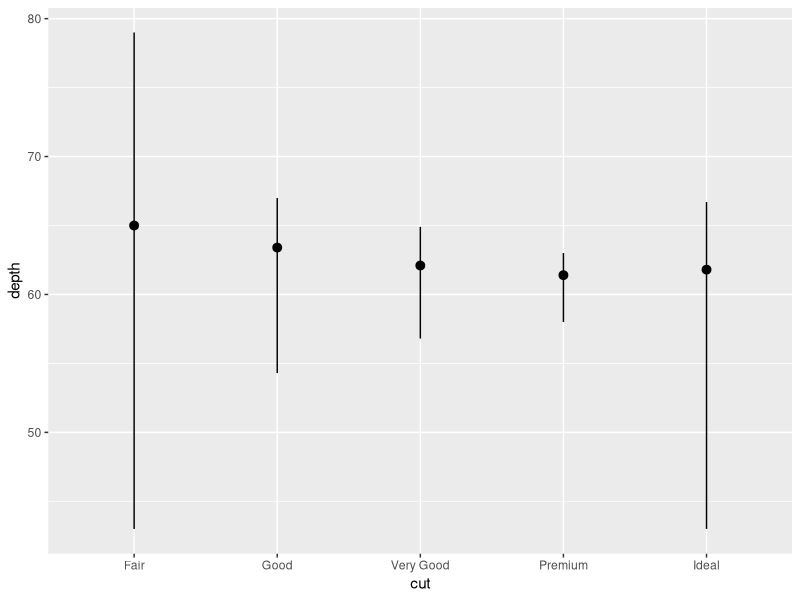
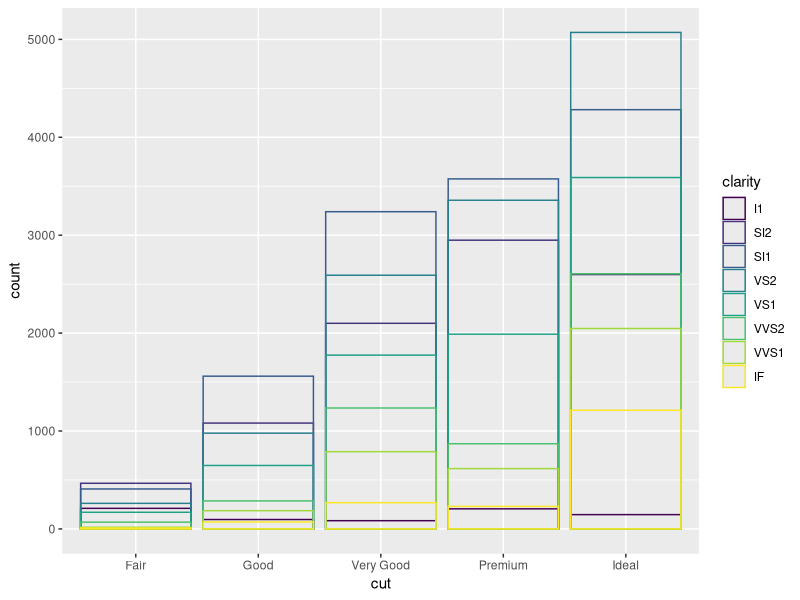
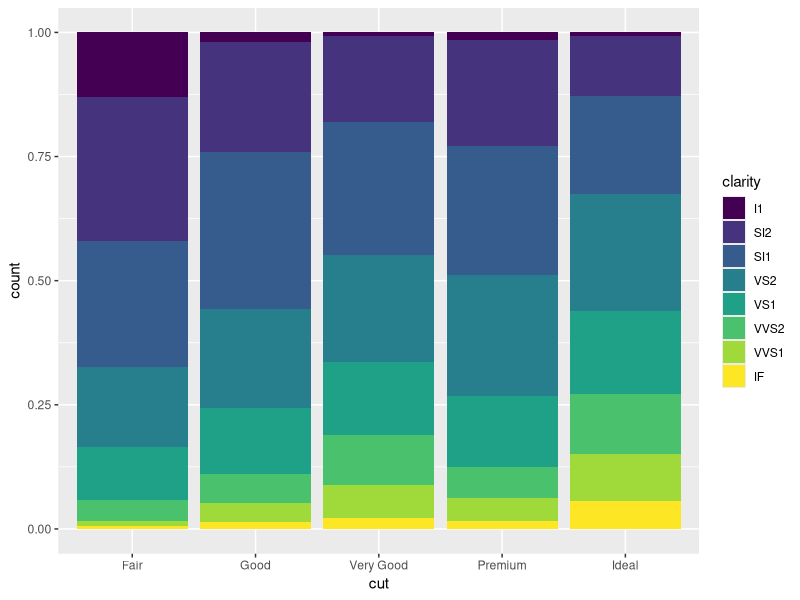
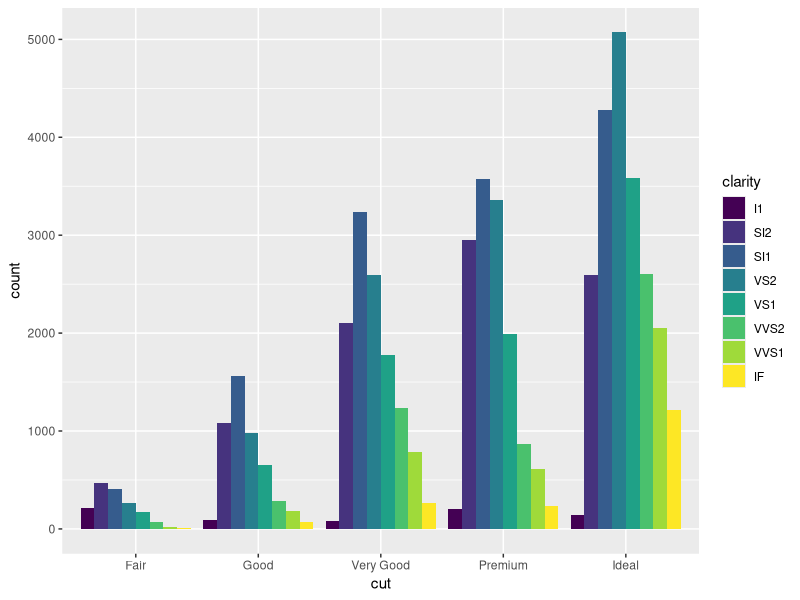
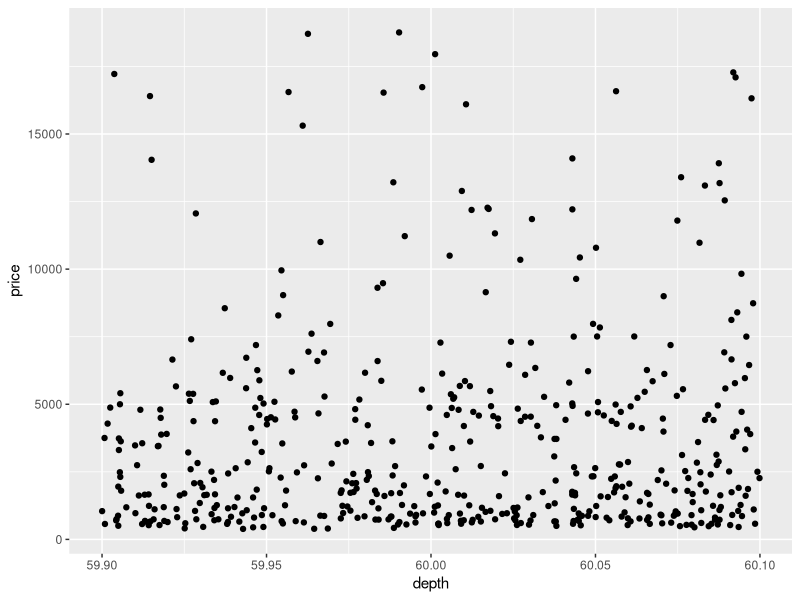
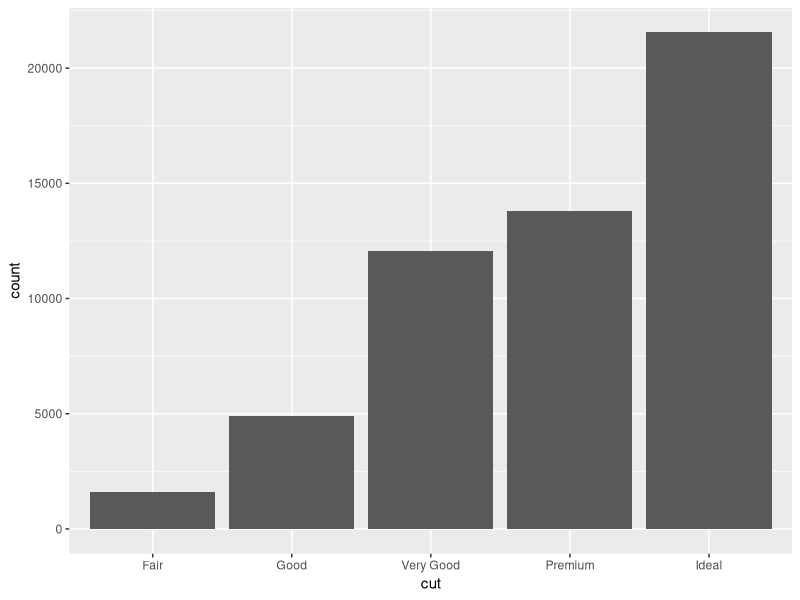
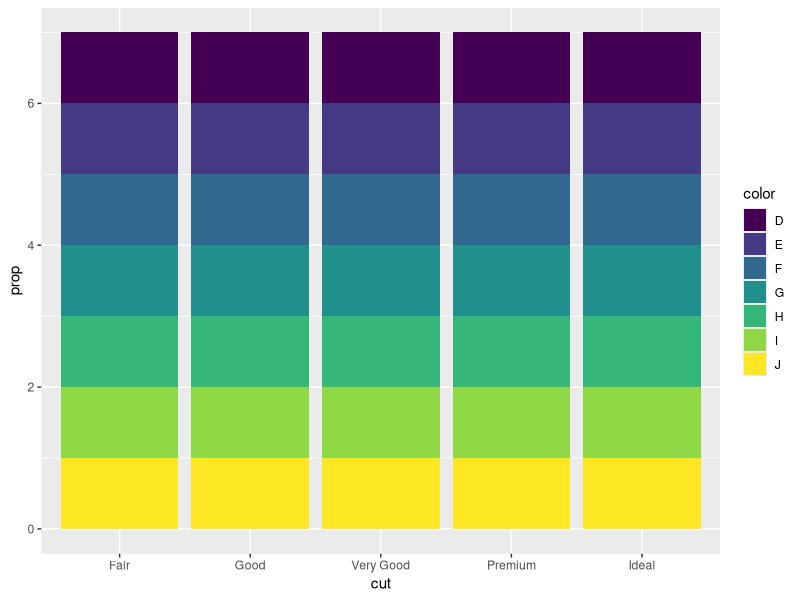
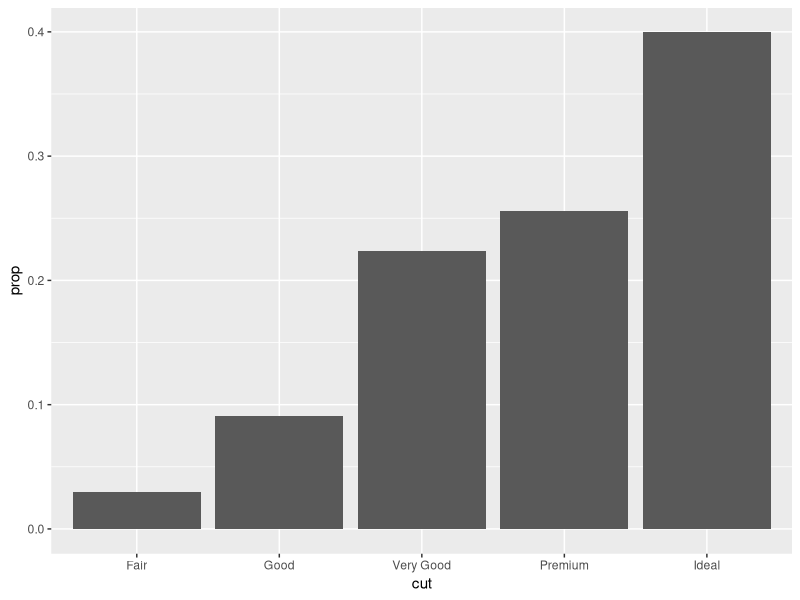

Write the R code that produced these figures, in order.
## ---- chunk 1
knitr::opts_chunk$set(echo = TRUE)
require(ggplot2)
require(dplyr)
require(scales)
## ---- chunk 2
ggplot2::diamonds
## ---- chunk 3
ggplot(data = diamonds) +
  stat_summary(
    mapping = aes(x = cut, y = depth),
    fun.ymin = min,
    fun.ymax = max,
    fun.y = median
  )
## ---- chunk 4
# Max value is less than default stack position
ggplot(diamonds, mapping = aes(x = cut)) +
  # geom_bar(mapping = aes(fill = clarity), alpha = 2/5, position = "identity")
  geom_bar(mapping = aes(color = clarity), fill = NA, position = "identity")
## ---- chunk 5
base_plot <- ggplot(diamonds, mapping = aes(x = cut))
base_plot + geom_bar(mapping = aes(fill = clarity), position = "fill")
                                    # Easy for proportions comparing
base_plot + geom_bar(mapping = aes(fill = clarity), position = "dodge")
                                    # Separate overlapping objects
## ---- chunk 6
ggplot(diamonds) +
  # geom_point(mapping = aes(x = depth, y = price))
                                    # Many points around depth of 60 overlapped
  # geom_point(data = filter(diamonds, depth == 60), mapping = aes(x = depth, y = price))
                                    # Still hard to see where the mass of data is
  # geom_point(data = filter(diamonds, depth == 60), mapping = aes(x = depth, y = price), position = "jitter")
                                    # Spreads 511 points out making points receive random noises
  geom_jitter(data = filter(diamonds, depth == 60), mapping = aes(x = depth, y = price), width = 0.1)
                                    # Make the total spread to be 0.2 around 60
cat("Filtered Result Rows:", NROW(filter(diamonds, depth == 60)))
diamonds %>% filter(depth == 60) %>% count(cut)
## ---- chunk 7
(
  ggplot(data = diamonds) +
    geom_bar(mapping = aes(x = cut, y = ..count..))
    # geom_bar(mapping = aes(x = cut))  # Implicit Count Computing
    # Error: binwidth is not supported in bar_graph ↓
    # geom_bar(mapping = aes(x = cut), binwidth = 30)
    # stat_count(mapping = aes(x = cut))       # count transformation under the hood
)
## ---- chunk 8
(
  ggplot(diamonds) +
    # geom_bar(mapping = aes(x = cut, y = ..prop..))
    # Groupwise Proportion will make it work on default grouping strategy
    # which is grouped by color variable, in this data case
    geom_bar(mapping = aes(x = cut, y = ..prop.., fill = color))
    # Test if the color variable used as group definition
)
(
  ggplot(diamonds) +
    # disable all grouping strategy, makes ggplot take
    # the whole dataset as one group
    geom_bar(mapping = aes(x = cut, y = ..prop.., group = 1))
)
## ---- chunk 9
(
  ggplot(diamonds) +
    # geom_bar(mapping = aes(x = cut, y = ..count.., fill = clarity), position = "stack")
    geom_bar(mapping = aes(x = cut, y = ..count.., fill = clarity))
    # stack is default position in geom_bar function
)
(
  ggplot(diamonds) +
    geom_bar(mapping = aes(x = cut, y = ..prop.., fill = clarity, group = 1), position = "stack")
    # position does not work in proportion plot
)
## ---- chunk 10
ggplot(diamonds) +
  geom_bar(mapping = aes(x = cut, color = cut)) # Color a bar chart
ggplot(diamonds) +
  geom_bar(mapping = aes(x = cut, fill = cut))  # Fill a bar chart
## ---- chunk 11
(demo_small_table <- tibble::tribble(
  ~cut,         ~freq,
  "Fair",       1000,      # Key in a table should be unique for `identity stat`
  "Good",       2000,
  "Very Good",  3000,
  "Premium",    4000,
  "Ideal",      5000
))
ggplot(data = demo_small_table) +
  geom_bar(mapping = aes(x = cut, y = freq), stat = "identity")
## ---- chunk 12
ggplot(data = diamonds)+
  geom_histogram(mapping = aes(price, fill = cut), binwidth = 500)
# Get the tabular form data for continuous data
count(diamonds, cut_width(price, width = 500))
## ---- chunk 13
ggplot(diamonds) +
  geom_histogram(aes(x = price, fill = cut), bins = 30)
## ---- chunk 14
ggplot(diamonds) +
  geom_freqpoly(aes(x = price, color = cut), bins = 30)
## ---- chunk 15
ggplot(diamonds) +
  geom_freqpoly(aes(x = price, y = ..density.., color = cut), bins = 30)
## ---- chunk 16
ggplot(diamonds) +
  geom_count(mapping = aes(x = cut, y = color))
## This computing could also be available in table form:
diamonds %>% count(color, cut)
## ---- chunk 17
diamonds %>%
  count(color, cut) %>%
  ggplot() +
  geom_tile(mapping = aes(x = cut, y = color, fill = n)) +
  scale_fill_continuous(trans = 'reverse') +
  guides(fill = guide_legend(reverse = T))
## ---- chunk 18
(price_vs_carat <- ggplot(data = diamonds, mapping = aes(x = carat, y = price)) +
  geom_point(alpha = 1/10))
price_vs_carat + 
  scale_x_log10(
    breaks = trans_breaks("log10", function(x)  10 ^ x),
    labels = trans_format("log10", math_format(10 ^ .x))
  ) +
  scale_y_log10(
    breaks = trans_breaks("log10", function(x)  10 ^ x),
    labels = trans_format("log10", math_format(10 ^ .x))
  ) + geom_smooth(method = "lm")
price_vs_carat + coord_trans(x = "log10", y = "log10")
price_vs_carat + scale_x_log10() + scale_y_log10() + geom_smooth(method = "lm") + coord_polar()
## ---- chunk 19
ggplot(diamonds) +
  geom_bin2d(mapping = aes(x = carat, y = price))
## ---- chunk 20
ggplot(diamonds) +
  geom_hex(aes(x = carat, y = price))
## ---- chunk 21
ggplot(diamonds) +
  geom_boxplot(mapping = aes(x = carat, y = price, group = cut_width(carat, 0.5)))
## ---- chunk 22
ggplot(diamonds) +
  geom_boxplot(mapping = aes(
    x = carat,
    y = price,
    group = cut_number(carat, 20)
  ))
## ---- chunk 23
bar <- ggplot(diamonds) +
  geom_bar(
    mapping = aes(x = cut, fill = cut),
    show.legend = FALSE,     # Because x-axis has represented meanings of each bar
    width = 1
  )
bar <- bar + theme(aspect.ratio = 1)   # Set aspect ratio of the panel to the picture
(bar <- bar + labs(x = NULL, y = NULL))
bar + coord_flip()
bar + coord_polar()
## ---- chunk 24
(bar_plot <-
   ggplot(diamonds, mapping = aes(x = "", fill = clarity)) +
   geom_bar(width = 1))
bar_plot + coord_polar(theta = "y")
bar_plot + coord_polar(theta = "x")
## ---- chunk 25
(beforeZoom <- ggplot(diamonds) +
  geom_histogram(mapping = aes(x = y), binwidth = 0.5))
beforeZoom + coord_cartesian(ylim = c(0, 30))
beforeZoom + coord_cartesian(xlim = c(-2, 4), ylim = c(0, 10))
## ---- chunk 26
diamonds %>%
  filter(y < 3 | y > 20) %>%
  select(price, x, y, z) %>%
  arrange(y)
## ---- chunk 27
diamonds %>%
  mutate(
    y = ifelse(y < 3 | y > 20, NA, y) # Remove the effect from unusual values
  ) %>%
  ggplot() +
  geom_histogram(mapping = aes(x = y), binwidth = 0.5)
